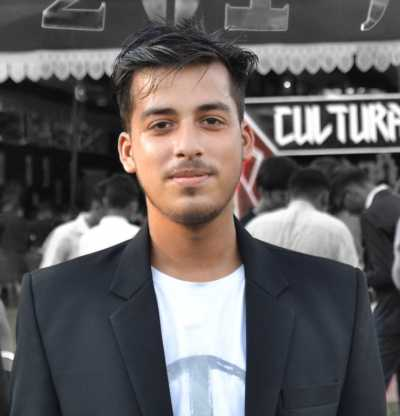
#> input picture Open CV youtube notes/PythonOpencv/Harshcompress.jpg, 400 x 416 px
$ python code2.py
#> lines starting #> are read from the running program, lines starting #| are printed output that depends on the picture
'''
Created on 25-Apr-2020

@author: Harsh
'''
import cv2

img=cv2.imread('Harshcompress.jpg',1)
#> img is the input picture: shape (416, 400, 3); mean B, G, R 95.8, 95.3, 99
img=cv2.line(img,(0,0),(255,255),(255,255,0),10)

img=cv2.arrowedLine(img,(0,255),(255,255),(255,255,0),10)

img=cv2.rectangle(img,(384,0),(310,120),(0,0,255),-1)
img=cv2.circle(img,(347,63),63,(0,255,0),-1)
font=cv2.FONT_HERSHEY_SCRIPT_COMPLEX
img=cv2.putText(img,'Prashu',(10,400),font,4,(0,0,0),10,cv2.LINE_AA)
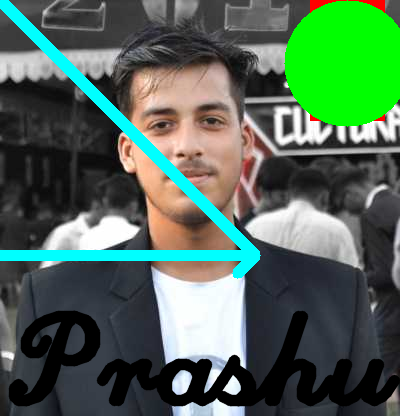
#> img: shape (416, 400, 3); mean B, G, R 87.3, 105.6, 80.3
cv2.imshow('image',img)
cv2.waitKey(0)
cv2.destroyAllWindows()
